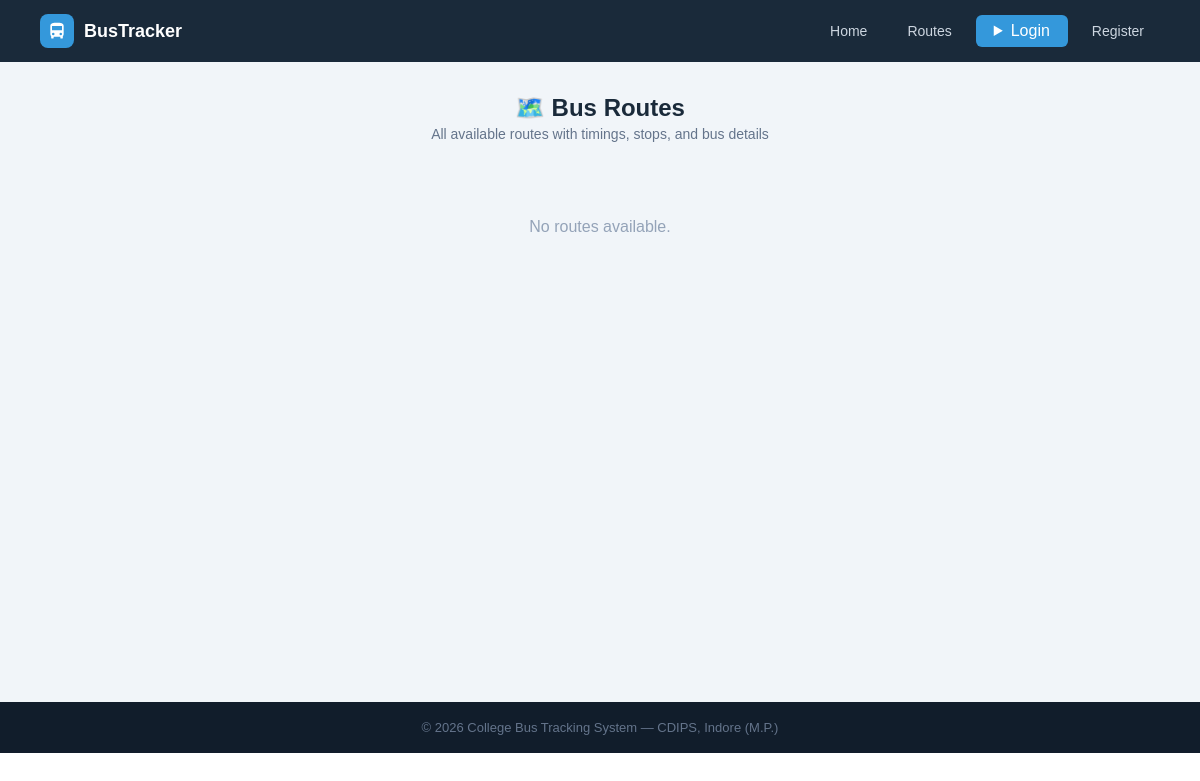
Before: /routes-info with the older database file.
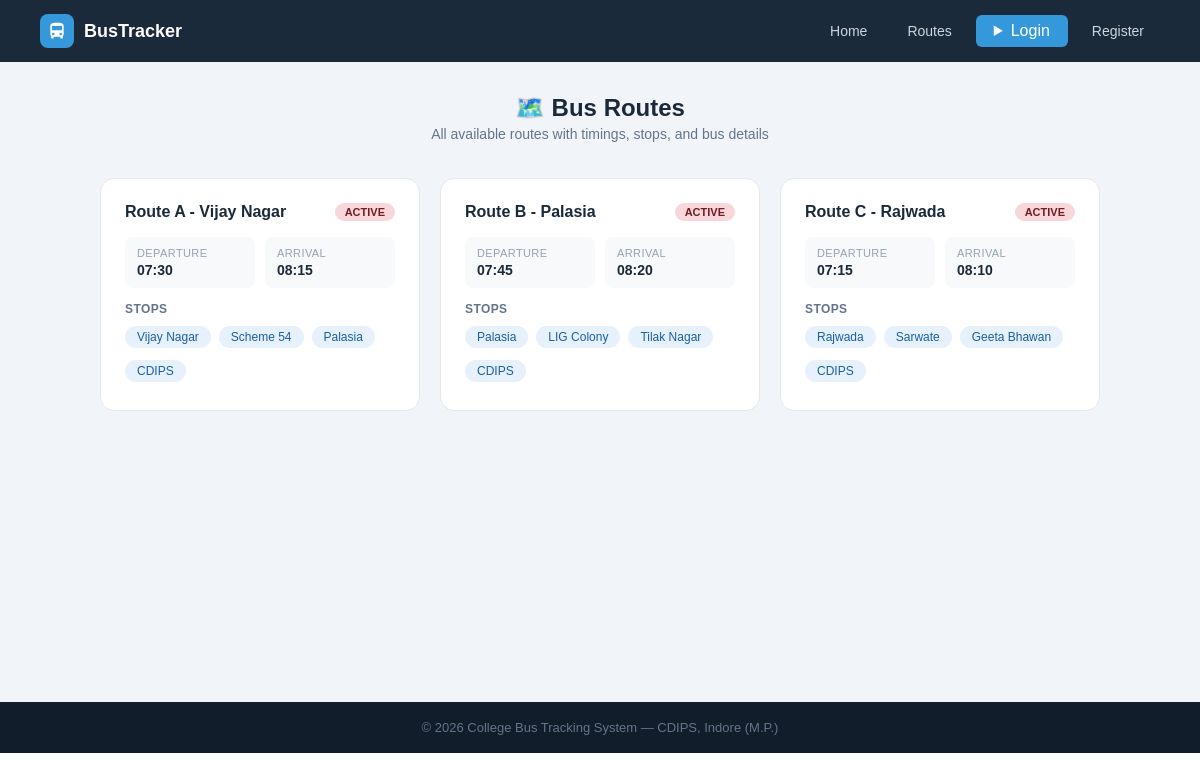
After: the same page with the newer database file.
### tables this page shows
CREATE TABLE routes (
        id INTEGER PRIMARY KEY AUTOINCREMENT,
        route_name TEXT NOT NULL, bus_id INTEGER,
        start_point TEXT, end_point TEXT,
        departure_time TEXT, arrival_time TEXT, stops TEXT, original_bus_id INTEGER,
        FOREIGN KEY(bus_id) REFERENCES buses(id));

### app.py (the view)
@app.route('/routes-info')
def routes_page():
    db = get_db()
    routes = db.execute('''SELECT r.*,b.bus_number,b.driver_name,b.status
                           FROM routes r LEFT JOIN buses b ON r.bus_id=b.id''').fetchall()
    db.close(); return render_template('routes.html', routes=routes)

### app.py (called while the page is built, shortened)
def get_db():
    conn = sqlite3.connect(DB)
    conn.row_factory = sqlite3.Row
    return conn

@app.context_processor
def inject_notifications():
    return dict(notifications=[], unread_count=0)

### templates/routes.html (shortened to what this page needs)
{% extends "base.html" %}
{% block content %}
<div class="page">
    <div class="page-header" style="text-align:center;margin-bottom:36px">
        <h1>🗺️ Bus Routes</h1>
        <p>All available routes with timings, stops, and bus details</p>
    </div>
    <div class="routes-grid">
    {% for r in routes %}
    <div class="route-card">
        <div class="route-header">
            <div class="route-name">{{ r.route_name }}</div>
            <span class="badge {{ 'badge-green' if r.status == 'active' else 'badge-red' }}">
                {{ r.status.upper() if r.status else 'ACTIVE' }}
            </span>
        </div>
        <div class="route-info">
            <div class="ri-item"><div class="key">Departure</div><div class="val">{{ r.departure_time }}</div></div>
            <div class="ri-item"><div class="key">Arrival</div><div class="val">{{ r.arrival_time }}</div></div>
        </div>
        <div class="stops-label">Stops</div>
        <div class="stops-flow">
            {% set stop_list = r.stops.replace('-', '→').replace(',', '→').split('→') %}
            {% for stop in stop_list %}
            <span class="stop-chip">{{ stop.strip() }}</span>
            {% endfor %}
        </div>
    </div>
    {% else %}
    <div style="text-align:center;color:#94a3b8;padding:40px;grid-column:1/-1">No routes available.</div>
    {% endfor %}
    </div>
</div>
{% endblock %}

### templates/base.html (shortened to what this page needs)
<!DOCTYPE html>
<html lang="en">
<head>
    <link rel="stylesheet" href="{{ url_for('static', filename='css/style.css') }}">
</head>
<body>
<nav>
    <div class="nav-logo">
        <div class="nav-logo-icon">
            <svg viewBox="0 0 24 24"><path d="M4 16c0 .88.39 1.67 1 2.22V20a1 1 0 001 1h1a1 1 0 001-1v-1h8v1a1 1 0 001 1h1a1 1 0 001-1v-1.78c.61-.55 1-1.34 1-2.22V6c0-3.5-3.58-4-8-4S4 2.5 4 6v10zm3.5 1a1.5 1.5 0 110-3 1.5 1.5 0 010 3zm9 0a1.5 1.5 0 110-3 1.5 1.5 0 010 3zM6 6h12v5H6V6z"/></svg>
        </div>
        <span>BusTracker</span>
    </div>
    <div class="nav-links">
        <a href="{{ url_for('home') }}">Home</a>
        <a href="{{ url_for('routes_page') }}">Routes</a>
        {% if 'admin' in session or 'student' in session %}
            {% if 'admin' in session %}
                <a href="{{ url_for('admin_dashboard') }}">Admin Panel</a>
                <a href="{{ url_for('students_list') }}">Students</a>
                <a href="{{ url_for('gate_logs_page') }}">Gate Logs</a>
                <a href="{{ url_for('admin_reports') }}">📊 Reports</a>
            {% else %}
                <a href="{{ url_for('dashboard') }}">My Dashboard</a>
                <details class="bell-wrap">
                    <summary class="bell-btn">
                        🔔
                        {% if unread_count > 0 %}
                        <span class="bell-badge">{{ unread_count }}</span>
                        {% endif %}
                    </summary>
                    <div class="bell-dropdown">
                        <div class="bell-dropdown-header">
                            <span>Notifications</span>
                            <div style="display:flex;gap:6px;">
                                {% if unread_count > 0 %}
                                <form method="POST" action="{{ url_for('mark_notifications_read') }}">
                                    <button class="bell-action-btn">✓ Read</button>
                                </form>
                                {% endif %}
                                {% if notifications %}
                                <form method="POST" action="{{ url_for('delete_all_notifications') }}"
                                      onsubmit="return confirm('Delete all notification?')">
                                    <button class="bell-action-btn bell-delete-btn">🗑 Delete all</button>
                                </form>
                                {% endif %}
                            </div>
                        </div>
                        {% if notifications %}
                            {% for n in notifications %}
                            <div class="bell-notif-item {{ 'bell-unread' if not n.is_read else '' }}">
                                <div class="bell-notif-row">
                                    <div class="bell-notif-msg">{{ n.message }}</div>
                                    <form method="POST" action="{{ url_for('delete_notification', nid=n.id) }}">
                                        <button class="bell-del-one" title="Delete">✕</button>
                                    </form>
                                </div>
                                <div class="bell-notif-time">🕐 {{ n.created_at[:16] if n.created_at else '' }}</div>
                            </div>
                            {% endfor %}
                        {% else %}
                        <div class="bell-empty">
                            <span>🔕</span>
                            <div>No notification available</div>
                        </div>
                        {% endif %}
                    </div>
                </details>
            {% endif %}
            <span style="color:#94a3b8;font-size:13px">
                Hi,
                {% if 'admin' in session %}
                {{ session['admin']['name'] }}
                {% else %}
                {{ session['student']['name'] }}
                {% endif %}
            </span>
            {% if 'admin' in session %}
            <a href="/logout/admin" class="btn-danger">Logout</a>
            {% else %}
            <a href="/logout/student" class="btn-danger">Logout</a>
            {% endif %}
        {% else %}
            <div style="position: relative; display: inline-block;">
                <details style="list-style: none;">
                    <summary class="btn-nav" style="cursor: pointer; user-select: none;">
                        Login
                    </summary>
                </details>
            </div>
            <a href="{{ url_for('register') }}">Register</a>
        {% endif %}
    </div>
</nav>
{% block content %}{% endblock %}
<footer><p>© 2026 College Bus Tracking System — CDIPS, Indore (M.P.)</p></footer>
</body>
</html>

### static/css/style.css (style rules this page uses)
* { margin: 0; padding: 0; box-sizing: border-box; font-family: Arial, sans-serif; }
a { text-decoration: none; }
nav { display: flex; justify-content: space-between; align-items: center; padding: 14px 40px; background: #1a2a3a; position: sticky; top: 0; z-index: 100; }
.nav-logo { display: flex; align-items: center; gap: 10px; }
.nav-logo-icon { width: 34px; height: 34px; background: #3498db; border-radius: 8px; display: flex; align-items: center; justify-content: center; }
.nav-logo-icon svg { width: 20px; height: 20px; fill: white; }
.nav-logo span { color: white; font-size: 18px; font-weight: bold; }
.nav-links { display: flex; gap: 8px; align-items: center; }
.nav-links a { color: #cdd6e0; font-size: 14px; padding: 7px 16px; border-radius: 6px; transition: background .2s; }
.nav-links .btn-nav { background: #3498db; color: white; padding: 7px 18px; border-radius: 6px; }
footer { background: #111d2b; color: #64748b; text-align: center; padding: 18px; font-size: 13px; }
.badge { display: inline-block; padding: 3px 10px; border-radius: 20px; font-size: 11px; font-weight: bold; }
.badge-red { background: #f8d7da; color: #721c24; }
.page { padding: 32px 40px; background: #f1f5f9; min-height: 80vh; }
.page-header { margin-bottom: 24px; }
.page-header h1 { font-size: 24px; color: #1a2a3a; font-weight: bold; }
.page-header p { font-size: 14px; color: #64748b; margin-top: 4px; }
.stop-chip { background: #e6f1fb; color: #185fa5; font-size: 12px; padding: 4px 12px; border-radius: 20px; margin: 4px 4px 4px 0; }
.routes-grid { display: grid; grid-template-columns: repeat(auto-fit, minmax(300px, 1fr)); gap: 20px; max-width: 1000px; margin: 0 auto; }
.route-card { background: white; border-radius: 14px; border: 1px solid #e2e8f0; padding: 24px; transition: box-shadow .2s; }
.route-header { display: flex; justify-content: space-between; align-items: flex-start; margin-bottom: 16px; }
.route-name { font-size: 16px; font-weight: bold; color: #1a2a3a; }
.route-info { display: grid; grid-template-columns: 1fr 1fr; gap: 10px; margin-bottom: 14px; }
.ri-item { background: #f8f9fa; border-radius: 8px; padding: 10px 12px; }
.ri-item .key { font-size: 11px; color: #94a3b8; text-transform: uppercase; letter-spacing: .4px; margin-bottom: 3px; }
.ri-item .val { font-size: 14px; font-weight: bold; color: #1a2a3a; }
.stops-flow { display: flex; flex-wrap: wrap; gap: 4px; }
.stops-label { font-size: 12px; color: #64748b; font-weight: bold; margin-bottom: 6px; text-transform: uppercase; letter-spacing: .4px; }

Changed rows visible on the page:
added routes: route_name "Route A - Vijay Nagar", status "ACTIVE", departure_time "07:30", arrival_time "08:15", strip "Vijay Nagar" "Scheme 54" "Palasia" "CDIPS"
added routes: route_name "Route B - Palasia", status "ACTIVE", departure_time "07:45", arrival_time "08:20", strip "Palasia" "LIG Colony" "Tilak Nagar" "CDIPS"
added routes: route_name "Route C - Rajwada", status "ACTIVE", departure_time "07:15", arrival_time "08:10", strip "Rajwada" "Sarwate" "Geeta Bhawan" "CDIPS"
Other visible differences:
text no longer shown: "No routes available."
